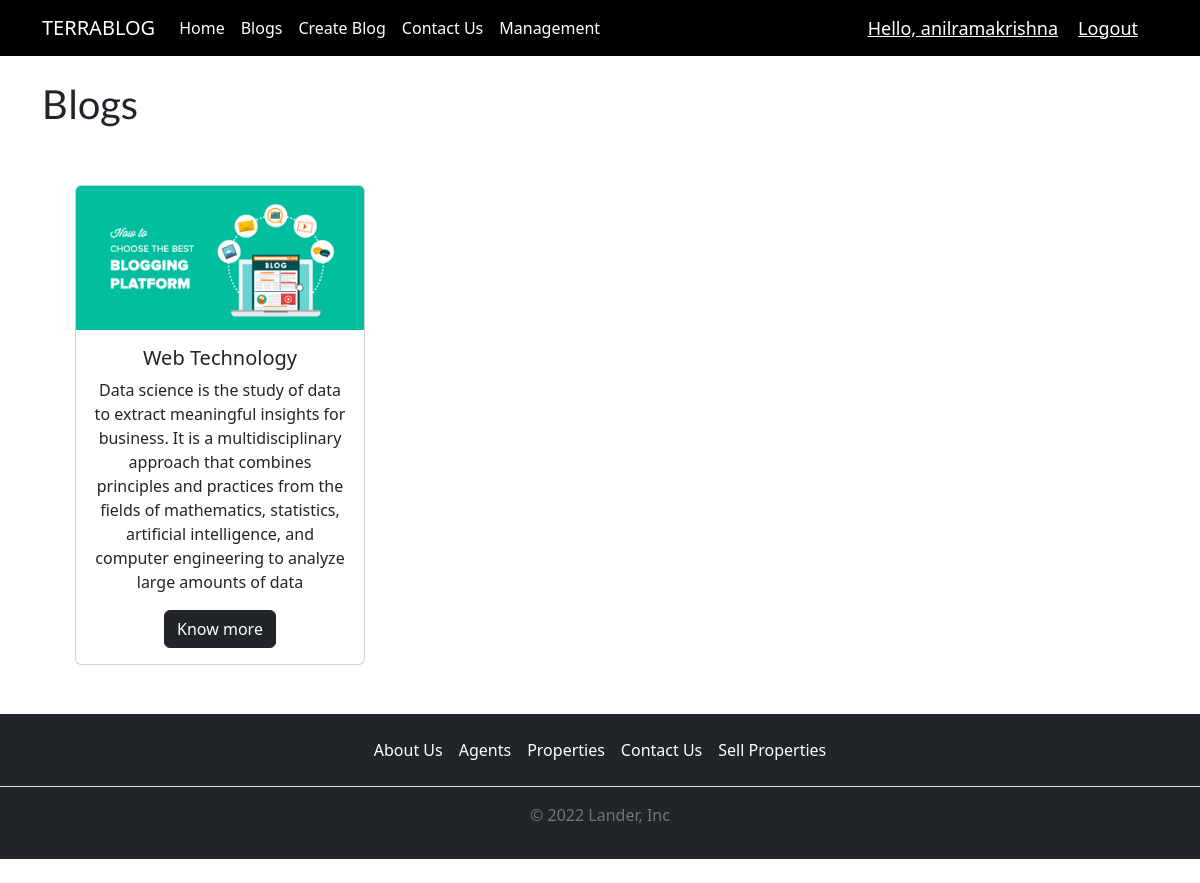
The page /web/ (signed in) on the database its author committed.
### terra/models.py (models this page shows)
class submit_blog(models.Model):
    CATEGORY=(
        ('Data Science','Data Science'),
        ('Cloud Computing','Cloud Computing'),
        ('Web Technology','Web Technology'),
        ('Cyber Security','Cyber Security'),
        ('Devops','Devops'),
        ('Coding','Coding')
    )
    name=models.CharField(max_length=50,null=False)
    email=models.CharField(max_length=50,null=True)
    blog_type=models.CharField(max_length=100,null=False,choices=CATEGORY)
    blog_image =models.ImageField(null=True,blank=True)
    description=models.CharField(max_length=5000,null=True)
    date_created =models.DateTimeField(auto_now_add=True,null=True)

### terra/views.py (the view)
# urls.py: path('web/',views.webtechnology,name='web'),
@login_required(login_url='login')
def webtechnology(request):
    web=submit_blog.objects.all()
    context={'web':web}
    return render(request,'webtechnology.html',context)

### terra/templates/webtechnology.html (shortened to what this page needs)
{% extends 'main.html'%}
{% load static %}
{% block content %}
<!DOCTYPE html>
<html lang="en">
<head>
    <link href="https://cdn.jsdelivr.net/npm/bootstrap@5.2.2/dist/css/bootstrap.min.css" rel="stylesheet"
>
</head>
<body>
    <div class="container">
        <br>
        <h1>Blogs</h1>
        <br>
        <center>
            <center class="row">
                {% for i in web %}
                {% if i.blog_type == 'Web Technology' %}
                <div class="col-lg-4 big">
                    <div class="card">
                        <img src="{{i.blog_image.url}}" class="card-img-top" alt="...">
                        <div class="card-body">
                            <h5 class="card-title">{{i.blog_type}}</h5>
                            <p class="card-text">{{i.description}}</p>
                            <a href="#" class="btn btn-dark">Know more</a>
                        </div>
                    </div>
                </div>
                {% endif %}
                {% endfor %}
    </div>
    <footer class="py-3 my-4 bg-dark">
        <ul class="nav justify-content-center border-bottom pb-3 mb-3">
            <li class="nav-item"><a href="#" class="nav-link px-2" style="color:#fff ;">About Us</a></li>
            <li class="nav-item"><a href="#" class="nav-link px-2" style="color:#fff ;">Agents</a></li>
            <li class="nav-item"><a href="#" class="nav-link px-2" style="color:#fff ;">Properties</a></li>
            <li class="nav-item"><a href="#" class="nav-link px-2" style="color:#fff ;">Contact Us</a></li>
            <li class="nav-item"><a href="#" class="nav-link px-2" style="color:#fff ;">Sell Properties</a>
            </li>
        </ul>
        <p class="text-center text-muted">&copy; 2022 Lander, Inc</p>
    </footer>
</body>
</html>
{% endblock %}

### terra/templates/navbar.html (shortened to what this page needs)
<!DOCTYPE html>
<html lang="en">
<head>
    <link href="https://cdn.jsdelivr.net/npm/bootstrap@5.2.1/dist/css/bootstrap.min.css" rel="stylesheet"
>
</head>
<body>
    <section id="title1">
        <div class="container">
            <nav class="navbar navbar-expand-lg navbar-dark">
                <a class="navbar-brand" href="{% url 'home' %}">TERRABLOG</a>
                <div class="collapse navbar-collapse" id="navbarNavAltMarkup">
                    <div class="navbar-nav">
                        <a class="nav-item nav-link active" href="{% url 'home' %}">Home </a>
                        <a class="nav-item nav-link active" href="{% url 'blog' %}">Blogs</a>
                        <a class="nav-item nav-link active" href="{% url 'submit' %}">Create Blog</a>
                        <a class="nav-item nav-link active" href="{% url 'contact' %}">Contact Us</a>
                        {% for group in request.user.groups.all %}
                        {% if group.name == 'admin' %}
                        <a class="nav-item nav-link active" href="{% url 'management' %}">Management</a>
                        {% endif %}
                        {% endfor %}
                    </div>
                </div>
                {% if request.user.is_authenticated %}
                <span><a class="mess" href="{% url 'viewuser' request.user.id %}">Hello, {{request.user}}</a></span>
                <span><a class="mess" href="{% url 'logout' %}">Logout</a></span>
                {% else %}
                <div class="navbar-text">
                    <a href="{% url 'login' %}"><button class="btn btn-primary" type="button">Login</button></a> &nbsp;
                    <a href="{% url 'register' %}"><button class="btn btn-primary" type="button">Signup</button></a>
                </div>
                {% endif %}
            </nav>
        </div>
    </section>
</body>
</html>

### terra/templates/navbar.html (style rules this page uses)
.mess { color: white; font-size: 18px; margin-right: 20px; }
#title1 { background-color: #000; }

### terra/templates/webtechnology.html (style rules this page uses)
h1 { font-family: 'Lato', sans-serif; }
.big { padding: 25px 45px 25px 45px; }

### rows shown on the page
submit_blog: blog_image (picture), blog_type "Web Technology", description "Data science is the study of data to extract meaningful insights for business. It is a multidisciplinary approach that combines principles and practices from the fields of mathematics, statistics, artificial intelligence, and computer engineering to analyze large amounts of data"

### other values the page prints
{{ request.user }} "anilramakrishna"
